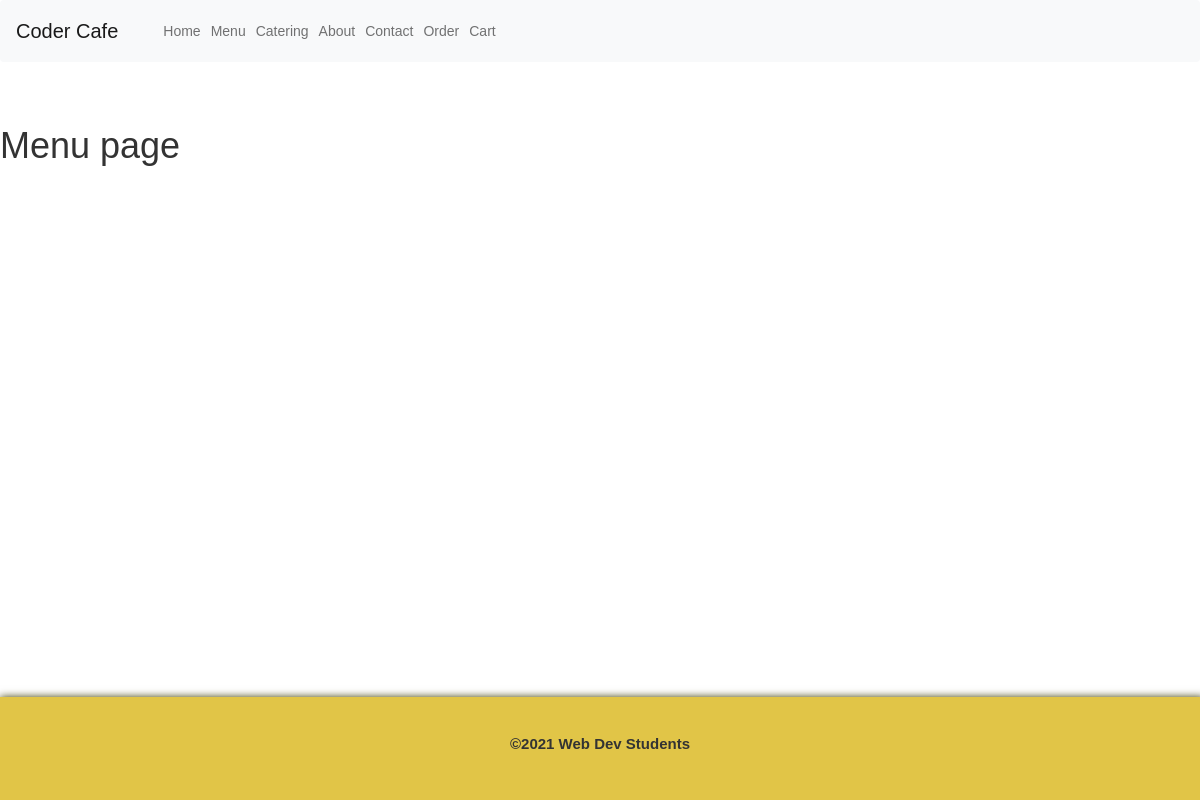
Before: /menu/ with the older database file.
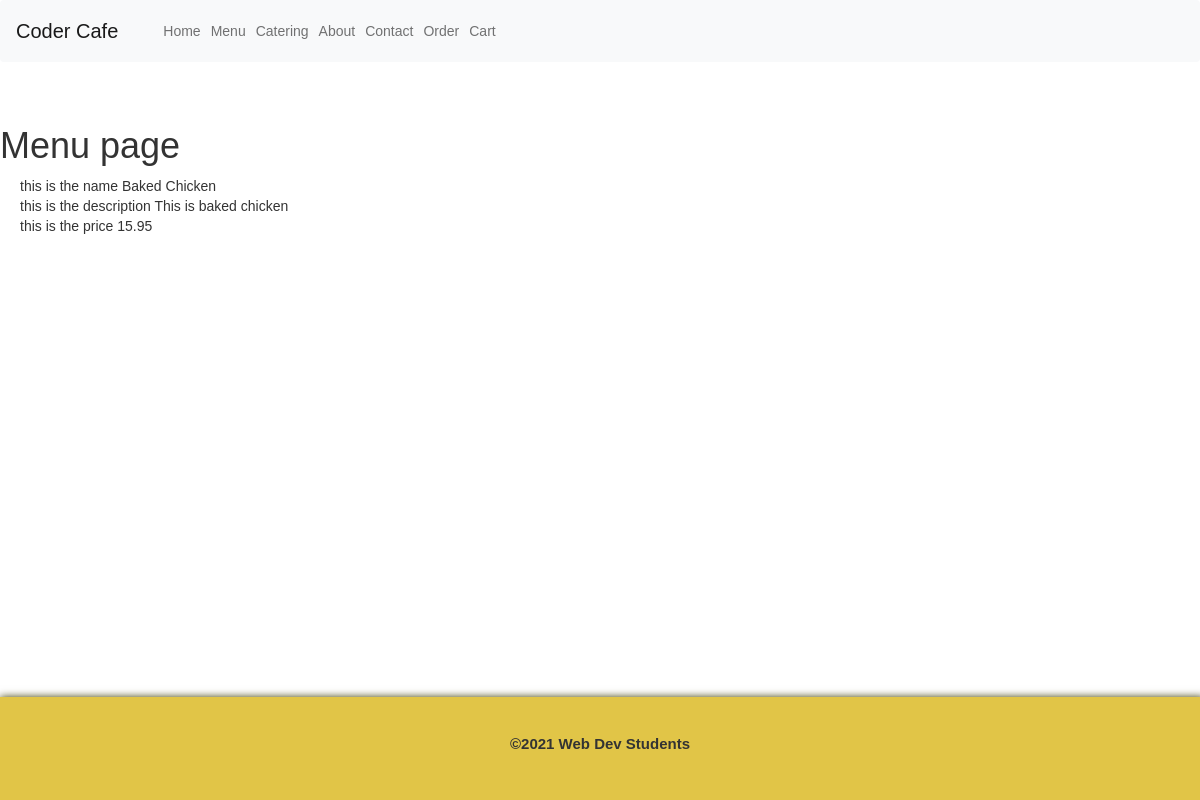
After: the same page with the newer database file.
### pages/models.py (models this page shows, shortened)
class Menu_Item(models.Model):
    name = models.CharField(max_length=200)
    description = models.TextField()
    price = models.FloatField()

### pages/views.py (the view)
# urls.py: path('menu/', views.menu, name='menu'),
def menu(request):
    if request.method == 'POST':
        name = request.POST.get('name')
        description = request.POST.get('description')
        price = request.POST.get('price')
        menu_data = Menu_Item(name=name, description=description,price=price)
        menu_data.save()
        menu = Menu_Item.objects.all()
        return render(request, "editmenu.html")
    else:
         menu = Menu_Item.objects.all()
         return render(request, "menu.html", {'menu': menu})
    menu = Menu_Item.objects.all()
    return render(request, "menu.html", {'menu': menu} )

### pages/templates/menu.html
{% extends 'base.html' %}
{% block content %}
<div class="page">
    <h1>Menu page</h1>
    <ul>
        {% for item in menu %}
        <li>
            <li> this is the name {{item.name}}</li>
            <li> this is the description {{item.description}}</li>
            <li> this is the price {{item.price}}</li>
            <br>
        </li>
        {% endfor %}
    </ul>
</div>
{% endblock %}

### pages/templates/base.html (shortened to what this page needs)
<!doctype html>
{% load static %}
<html lang="en">
  <head>
    <link href="https://cdn.jsdelivr.net/npm/bootstrap@5.0.0-beta3/dist/css/bootstrap.min.css" rel="stylesheet">
    <link rel="stylesheet" href="https://maxcdn.bootstrapcdn.com/bootstrap/3.4.1/css/bootstrap.min.css">
    <link rel="stylesheet" href="https://cdnjs.cloudflare.com/ajax/libs/font-awesome/4.7.0/css/font-awesome.min.css">
    <link rel="stylesheet" href="{% static 'styles/styles.css' %}">
    <link rel="stylesheet" href="{% static 'styles/contact.css' %}">
    <link rel="stylesheet" href="{% static 'styles/home.css' %}">
    <link rel="stylesheet" href="{% static 'styles/header.css' %}">
    <link rel="stylesheet" href="{% static 'styles/card.css' %}">
    <link rel="stylesheet" href="{% static 'styles/nav.css' %}">
    <link rel="stylesheet" href="{% static 'nav.js' %}">
  </head>
  <body class="holder">
    <header class="header">
        <nav class="navbar navbar-expand-lg navbar-light bg-light">
            <a class="navbar-brand" href="#">Coder Cafe</a>
            <div class="collapse navbar-collapse" id="navbarNavDropdown">
              <ul class="navbar-nav">
                <li class="nav-item active">
                    <a class="nav-link"  href="{% url 'home' %}">Home <span class="sr-only">(current)</span></a>
                  </li>
                  <li class="nav-item">
                    <a class="nav-link"  href="{% url 'menu' %}">Menu</a>
                  </li>
                  <li class="nav-item active">
                    <a class="nav-link"  href="{% url 'catering' %}">Catering</a>
                  </li>
                  <li class="nav-item">
                    <a class="nav-link"  href="{% url 'about' %}">About</a>
                  </li>
                  <li class="nav-item">
                    <a class="nav-link"  href="{% url 'contact' %}">Contact</a>
                  </li>
                  <li class="nav-item">
                    <a class="nav-link"  href="{% url 'order' %}">Order</a>
                  </li>
                  <li class="nav-item">
                    <a class="nav-link"  href="{% url 'cart' %}">Cart</a>
                  </li>
              </ul>
            </div>
          </nav>
    </header>
      <div >
        {% block content %}
        {% endblock %}
      </div>
    <footer>
        <p class="footer">&copy;2021 Web Dev Students</p>
    </footer>
  </body>
</html>

### static/styles/styles.css (style rules this page uses)
* { box-sizing: border-box; font-family: sans-serif; margin: 0; padding: 0; color: #333; }
body { height: 100vh; display: flex; flex-direction: column; align-items: stretch; font-family: 'Roboto', sans-serif; }
.holder { margin: 0; display: grid; grid-template-columns: auto; min-height: 100%; grid-template-rows: .2fr 3fr .25fr; }
.page { margin-top: 1vh; padding-top: 2vh; }
ul { list-style-type: none; }
footer { grid-column: 1/-1; grid-row: 3; background-color: rgba(218, 182, 25, 0.795); box-shadow: 2px 2px 8px 2px rgb(59, 59, 0) ; padding: 3% 0; text-align: center; font-weight: bold; font-size: 2rem; display: flex; justify-content: center; align-items: center; margin: 2vh 0 0; }
.footer { font-size: 1.5rem; text-align: center; }

### static/styles/home.css (style rules this page uses)
.navbar-brand { font-size: 2rem; }

Changed rows visible on the page:
added Menu_Item: name "Baked Chicken", description "This is baked chicken", price "15.95"
